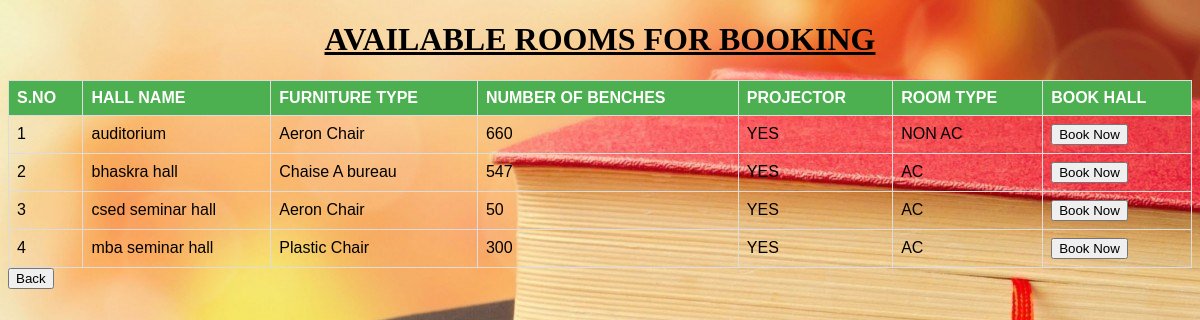
Page /askforbooking.php (signed in) on the committed database.
### tables this page shows
CREATE TABLE `hall` (
  `hall_name` varchar(50) NOT NULL,
  `projector` varchar(50) NOT NULL,
  `type_of_desk` varchar(20) NOT NULL,
  `no_of_desk` int(11) NOT NULL,
  `room_type` varchar(11) NOT NULL
);

### askforbooking.php (the view, shortened to what this page needs)
<!DOCTYPE html>
<html>
<head>
</head>
<head>
<h1><center><b><u>AVAILABLE ROOMS FOR BOOKING</u></b></center></h1>
</head>
<body background="books.jpg">
  <?php
include_once("dbconn.php");
if(isset($_POST['submit']))
{
 $search1=$_POST['search1'];
 $search2=$_POST['search2'];
 $search3=$_POST['search3'];
 $search4=$_POST['search4'];
 $search5=$_POST['search5'];
$sql="select * FROM hall where hall_name ='$search1' or  type_of_desk='$search2' or no_of_desk='$search3'
		 or projector='$search4' or room_type='$search5'";
}
else $sql="select * FROM hall";
$res=$conn->query($sql);
?>
<table>
  <tr>
    <th>S.NO</th>
    <th>HALL NAME</th>
    <th>FURNITURE TYPE</th>
	<th>NUMBER OF BENCHES</th>
	<th>PROJECTOR</th>
	<th>ROOM TYPE</th>
	<th>BOOK HALL</th>
  </tr>
<?php
$i=1;
  while($row=mysqli_fetch_assoc($res))
{
?>
<form action="choicefilling.php" method="POST">
  <tr>
    <td><?php echo $i; ?></td>
    <td><?php echo $row['hall_name']; ?></td>
    <td><?php echo $row['type_of_desk']; ?></td>
    <td><?php echo $row['no_of_desk']; ?></td>
	<td><?php echo $row['projector']; ?></td>
	<td><?php echo $row['room_type']; ?></td>
	<td><input type="submit" name="book" value="Book Now"></td>
  </tr>
</form>
  <?php
 $i=$i+1;} ?>
</table>
<a href="bookcancelview/ask.php"><button class='btn-lg btn-primary' >Back</button></a>
</body>
</html>

### askforbooking.php (style rules this page uses)
table { border-collapse: collapse; width: 100%; }
th, td { text-align: left; padding: 8px; }
th { background-color: #4CAF50; color: white; }
table { font-family: arial, sans-serif; border-collapse: collapse; width: 100%; }
td, th { border: 1px solid #dddddd; text-align: left; padding: 8px; }

### rows in the picture
hall: hall_name "auditorium", type_of_desk "Aeron Chair", no_of_desk "660", projector "YES", room_type "NON AC"
hall: hall_name "bhaskra hall", type_of_desk "Chaise A bureau", no_of_desk "547", projector "YES", room_type "AC"
hall: hall_name "csed seminar hall", type_of_desk "Aeron Chair", no_of_desk "50", projector "YES", room_type "AC"
hall: hall_name "mba seminar hall", type_of_desk "Plastic Chair", no_of_desk "300", projector "YES", room_type "AC"
